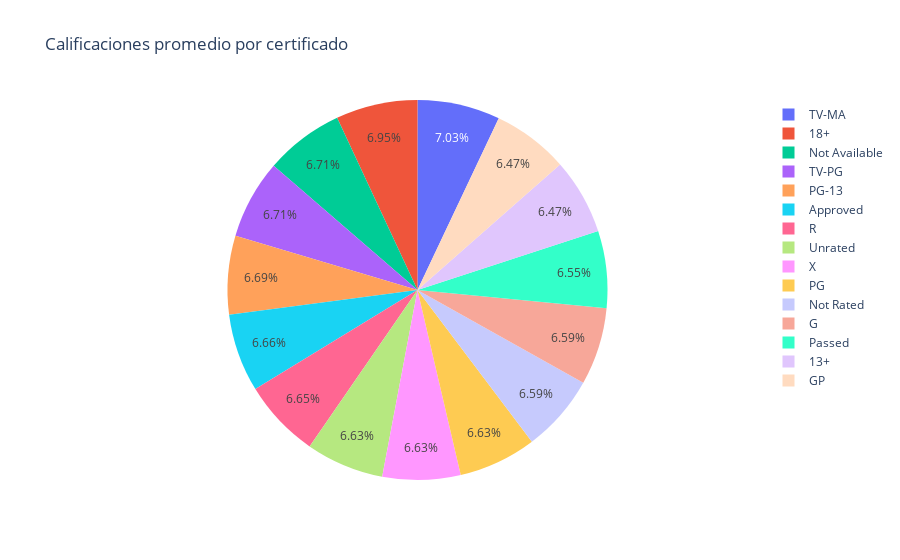

Here is the notebook cell this chart was saved with:
### Markdown cell above
- Pie Chart para analizar como distribuyen las calificaciones promedio de las películas en diferentes certificados. Cada sector del pastel representa un certificado, y el tamaño del sector está proporcionalmente relacionado con la calificación promedio de ese certificado.

### Code cell
avg_ratings = df.groupby('certificate')['rating'].mean().reset_index()

fig = px.pie(avg_ratings, names='certificate', values='rating', title='Calificaciones promedio por certificado')
fig.show()

### Figure 1 — Plotly figure (JSON) as saved in the notebook; plotly's stock layout.template omitted (floating-point values rounded to 4 significant figures)
{"data": [{"domain": {"x": [0, 1], "y": [0, 1]}, "hovertemplate": "certificate=%{label}<br>rating=%{value}<extra></extra>", "labels": ["13+", "18+", "Approved", "G", "GP", "Not Available", "Not Rated", "PG", "PG-13", "Passed", "R", "TV-MA", "TV-PG", "Unrated", "X"], "legendgroup": "", "name": "", "showlegend": true, "type": "pie", "values": [8.1, 8.7, 8.336, 8.242, 8.1, 8.4, 8.246, 8.292, 8.369, 8.2, 8.326, 8.8, 8.4, 8.3, 8.3]}], "layout": {"legend": {"tracegroupgap": 0}, "title": {"text": "Calificaciones promedio por certificado"}}}
